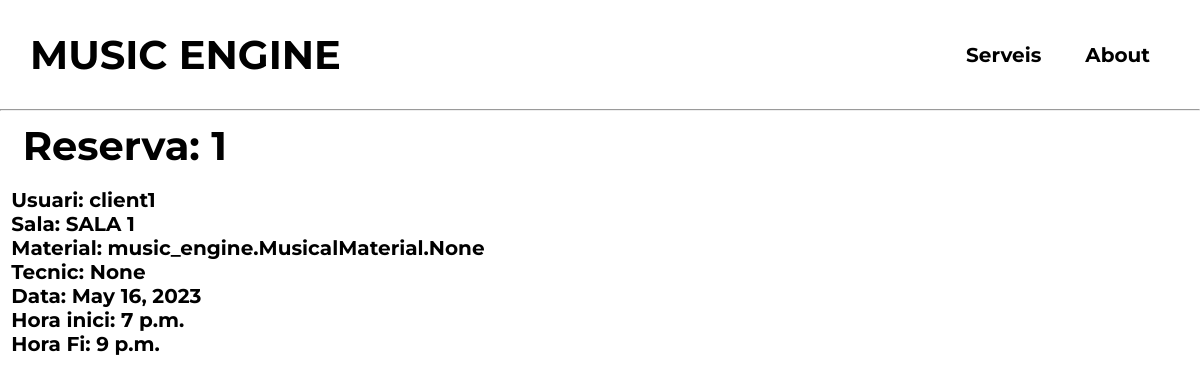
The app's page /reserves/1/ with its own data.
### music_engine/models.py (models this page shows, shortened)
class Reserva(models.Model):
    usuari = models.ForeignKey(User, on_delete=models.CASCADE, blank=False)
    sala = models.ForeignKey(MusicalStudio, on_delete=models.CASCADE, blank=False)
    material = models.ManyToManyField(MusicalMaterial, blank=True)
    tecnic = models.ForeignKey(technical_personnel, on_delete=models.CASCADE, blank=True, null=True)
    data = models.DateField(blank=False)
    hora_inici = models.TimeField(blank=False)
    hora_fi = models.TimeField(blank=False)
    reservat = models.BooleanField(default=False)

class MusicalStudio(models.Model):
    name = models.CharField(max_length=100, primary_key=True)
    capacity = models.IntegerField()
    TYPE_CHOICES = (
        ('ensaig', 'ENSAIG'),
        ('enregistrar', 'ENREGISTRAR')
    )
    type = models.CharField(choices=TYPE_CHOICES, max_length=100)
    incorporated_material = models.ManyToManyField(MusicalMaterial, blank=True)
    def __str__(self):
        return self.name

### music_engine/views.py (the view)
# urls.py: path('reserves/<int:pk>/', reserva_detail, name='reserva_detail'),
def reserva_detail(request, pk):
    reserva = get_object_or_404(Reserva, pk=pk)
    return render(request, 'reserva_detail.html', {'reserva': reserva})

### templates/reserva_detail.html (shortened to what this page needs)
{% include 'navbar.html' %}
{% block content %}
<h1>&nbsp Reserva: {{ reserva.id }}</h1>
<p>&nbsp Usuari: {{ reserva.usuari }}</p>
<p>&nbsp Sala: {{ reserva.sala }}</p>
<p>&nbsp Material: {{ reserva.material }}</p>
<p>&nbsp Tecnic: {{ reserva.tecnic }}</p>
<p>&nbsp Data: {{ reserva.data }}</p>
<p>&nbsp Hora inici: {{ reserva.hora_inici }}</p>
<p>&nbsp Hora Fi: {{ reserva.hora_fi }}</p>
{% endblock %}

### templates/navbar.html (style rules this page uses)
* { box-sizing: border-box; margin: 0; padding: 0; }
li, a, p, tr { font-family: "Montserrat", sans-serif; font-weight: 700; font-size: 20px; color: black; text-decoration: none; }
h1 { font-family: "Montserrat", sans-serif; font-weight: 1400; font-size: 40px; color: black; text-decoration: none; margin: 0; }

### records on screen
Reserva: id "1", usuari "client1", sala "SALA 1", material "music_engine.MusicalMaterial.None", tecnic "None", data "May 16, 2023", hora_inici "7 p.m.", hora_fi "9 p.m."
